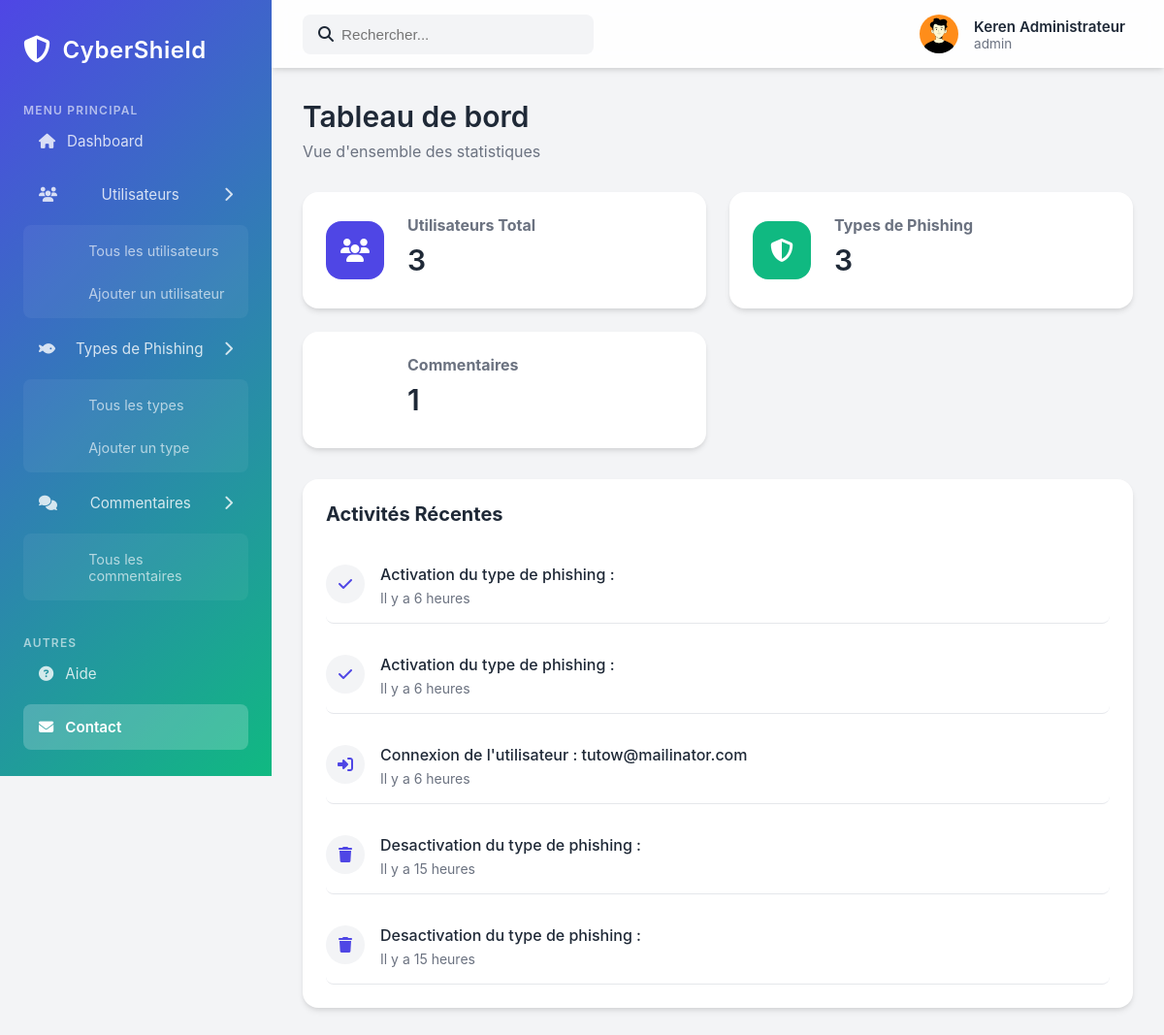
/admin/index.php (signed in), run on the app's committed database.
### tables this page shows
CREATE TABLE `users` (
  `id` int(11) NOT NULL,
  `last_name` varchar(100) NOT NULL,
  `first_name` varchar(100) NOT NULL,
  `birth_date` date NOT NULL,
  `nationality` varchar(50) DEFAULT NULL,
  `identity_number` varchar(50) DEFAULT NULL,
  `email` varchar(100) NOT NULL,
  `gender` varchar(10) DEFAULT NULL,
  `password` varchar(255) NOT NULL,
  `profile_picture` varchar(255) DEFAULT NULL,
  `role` enum('user','admin') DEFAULT 'user',
  `active` tinyint(1) DEFAULT 1,
  `last_login` date DEFAULT NULL,
  `created_at` timestamp NOT NULL DEFAULT current_timestamp()
);

CREATE TABLE `logs` (
  `id` int(11) NOT NULL,
  `user_id` int(11) DEFAULT NULL,
  `action_type` enum('CREATE','UPDATE','DELETE','LOGIN','LOGOUT','VIEW','ACTIVATE') NOT NULL,
  `table_name` varchar(50) DEFAULT NULL,
  `record_id` int(11) DEFAULT NULL,
  `description` text DEFAULT NULL,
  `ip_address` varchar(45) DEFAULT NULL,
  `created_at` timestamp NOT NULL DEFAULT current_timestamp()
);

### admin/index.php (the view, shortened to what this page needs)
<?php
include 'header.php';
$userCountQuery = $pdo->query("SELECT COUNT(*) AS count FROM users");
$userCount = $userCountQuery->fetch(PDO::FETCH_ASSOC)['count'];
$typeCountQuery = $pdo->query("SELECT COUNT(*) AS count FROM phishing_types");
$typeCount = $typeCountQuery->fetch(PDO::FETCH_ASSOC)['count'];
$commentCountQuery = $pdo->query("SELECT COUNT(*) AS count FROM comments");
$commentCount = $commentCountQuery->fetch(PDO::FETCH_ASSOC)['count'];
$stmt = $pdo->query("SELECT * FROM logs ORDER BY created_at DESC LIMIT 5");
$logs = $stmt->fetchAll(PDO::FETCH_ASSOC);
function time_elapsed_string($datetime, $full = false) {
    $timezone = new DateTimeZone('Europe/Paris');
    $now = new DateTime('now', $timezone);
    $ago = new DateTime($datetime, $timezone);
    $diff = $now->diff($ago);
    $diff->w = floor($diff->d / 7);
    $diff->d -= $diff->w * 7;
    $string = [
        'y' => 'an',
        'm' => 'mois',
        'w' => 'semaine',
        'd' => 'jour',
        'h' => 'heure',
        'i' => 'minute',
        's' => 'seconde',
    ];
    foreach ($string as $k => &$v) {
        if ($diff->$k) {
            $v = $diff->$k . ' ' . $v . ($diff->$k > 1 ? 's' : '');
        } else {
            unset($string[$k]);
        }
    }
    if (!$full) {
        $string = array_slice($string, 0, 1);
    }
    return $string ? 'Il y a ' . implode(', ', $string) : 'juste maintenant';
}
function getIconForAction($action_type, $table_name) {
    switch ($action_type) {
        case 'DELETE':
            return 'fas fa-trash';
        case 'LOGIN':
            return 'fas fa-sign-in-alt';
        case 'ACTIVATE':
            return 'fas fa-check';
    }
}
?>
<div class="dashboard-content">
    <div class="page-header">
        <h1>Tableau de bord</h1>
        <p>Vue d'ensemble des statistiques</p>
    </div>
    <div class="stats-grid">
        <div class="stat-card">
            <div class="stat-icon" style="background: var(--primary)">
                <i class="fas fa-users"></i>
            </div>
            <div class="stat-details">
                <h3>Utilisateurs Total</h3>
                <p class="stat-number"><?php echo number_format($userCount); ?></p>
            </div>
        </div>
        <div class="stat-card">
            <div class="stat-icon" style="background: var(--secondary)">
                <i class="fas fa-shield-alt"></i>
            </div>
            <div class="stat-details">
                <h3>Types de Phishing</h3>
                <p class="stat-number"><?php echo number_format($typeCount); ?></p>
            </div>
        </div>
        <div class="stat-card">
            <div class="stat-icon" style="background: var(--info)">
                <i class="fas fa-comments"></i>
            </div>
            <div class="stat-details">
                <h3>Commentaires</h3>
                <p class="stat-number"><?php echo number_format($commentCount); ?></p>
            </div>
        </div>
    </div>
    <div class="recent-activity">
        <h2>Activités Récentes</h2>
        <div class="activity-list">
            <?php if (!empty($logs)) : ?>
                <?php foreach ($logs as $log) : ?>
                    <div class="activity-item">
                        <div class="activity-icon">
                            <i class="<?php echo getIconForAction($log['action_type'], $log['table_name']); ?>"></i>
                        </div>
                        <div class="activity-details">
                            <p><?php echo htmlspecialchars($log['description']); ?></p>
                            <span><?php echo time_elapsed_string($log['created_at']); ?></span>
                        </div>
                    </div>
                <?php endforeach; ?>
            <?php else: ?>
                <p>Aucune activité récente.</p>
            <?php endif; ?>
        </div>
    </div>
</div>
</main>
</div>
</body>
</html>

### admin/header.php (shortened to what this page needs)
<?php include
include '../config/db.php';
try {
    $stmt = $pdo->prepare("SELECT * FROM users WHERE id = :id");
    $stmt->execute(['id' => $_SESSION['user_id']]);
    $user = $stmt->fetch();
} catch (PDOException $e) {
    die("Erreur lors de la récupération des données : " . $e->getMessage());
}
?>
<!DOCTYPE html>
<html lang="fr">
<head>
    <link rel="stylesheet" href="https://cdnjs.cloudflare.com/ajax/libs/font-awesome/6.4.0/css/all.min.css">
    <link rel="stylesheet" href="main.css">
</head>
<body>
    <div class="dashboard-container">
        <aside class="sidebar">
            <div class="sidebar-header">
                <div class="logo">
                    <i class="fas fa-shield-alt"></i>
                    <span>CyberShield</span>
                </div>
            </div>
            <nav class="sidebar-nav">
                <div class="nav-section">
                    <span class="nav-section-title">MENU PRINCIPAL</span>
                    <ul>
                        <li class="active">
                            <a href="/admin/index.php">
                                <i class="fas fa-home"></i>
                                <span>Dashboard</span>
                            </a>
                        </li>
                        <li class="nav-item-dropdown">
                            <a href="#users">
                                <i class="fas fa-users"></i>
                                <span>Utilisateurs</span>
                                <i class="fas fa-chevron-right"></i>
                            </a>
                            <ul class="submenu">
                                <li><a href="users.php">Tous les utilisateurs</a></li>
                                <li><a href="create-user.php">Ajouter un utilisateur</a></li>
                            </ul>
                        </li>
                        <li class="nav-item-dropdown">
                            <a href="#phishing">
                                <i class="fas fa-fish"></i>
                                <span>Types de Phishing</span>
                                <i class="fas fa-chevron-right"></i>
                            </a>
                            <ul class="submenu">
                                <li><a href="types.php">Tous les types</a></li>
                                <li><a href="create-type.php">Ajouter un type</a></li>
                            </ul>
                        </li>
                        <li class="nav-item-dropdown">
                            <a href="#comments">
                                <i class="fas fa-comments"></i>
                                <span>Commentaires</span>
                                <i class="fas fa-chevron-right"></i>
                            </a>
                            <ul class="submenu">
                                <li><a href="comments.php">Tous les commentaires</a></li>
                            </ul>
                        </li>
                    </ul>
                </div>
                <div class="nav-section">
                    <span class="nav-section-title">AUTRES</span>
                    <ul>
                        <li>
                            <a href="#help">
                                <i class="fas fa-question-circle"></i>
                                <span>Aide</span>
                            </a>
                        </li>
                        <li>
                            <a href="#contact">
                                <i class="fas fa-envelope"></i>
                                <span>Contact</span>
                            </a>
                        </li>
                    </ul>
                </div>
            </nav>
        </aside>
        <main class="main-content">
            <header class="top-header">
                <div class="search-bar">
                    <i class="fas fa-search"></i>
                    <input type="text" placeholder="Rechercher...">
                </div>
                <div class="header-right">
                    <div class="admin-profile">
                        <img src="../uploads/avatar/<?php echo $user['profile_picture']; ?>" alt="Admin" class="admin-avatar">
                        <div class="admin-info">
                            <span class="admin-name"><?php echo $user['first_name'] . ' ' . $user['last_name']; ?></span>
                            <span class="admin-role"><?php echo $user['role']; ?></span>
                        </div>
                    </div>
                </div>
            </header>

### data on the page
users: profile_picture (picture), first_name "Keren", last_name "Administrateur", role "admin"
logs: description "Activation du type de phishing :", created_at "Il y a 6 heures"
logs: description "Activation du type de phishing :", created_at "Il y a 6 heures"
logs: description "Connexion de l'utilisateur : tutow@mailinator.com", created_at "Il y a 6 heures"
logs: description "Desactivation du type de phishing :", created_at "Il y a 15 heures"
logs: description "Desactivation du type de phishing :", created_at "Il y a 15 heures"

### other printed values
$userCount "3"
$typeCount "3"
$commentCount "1"
